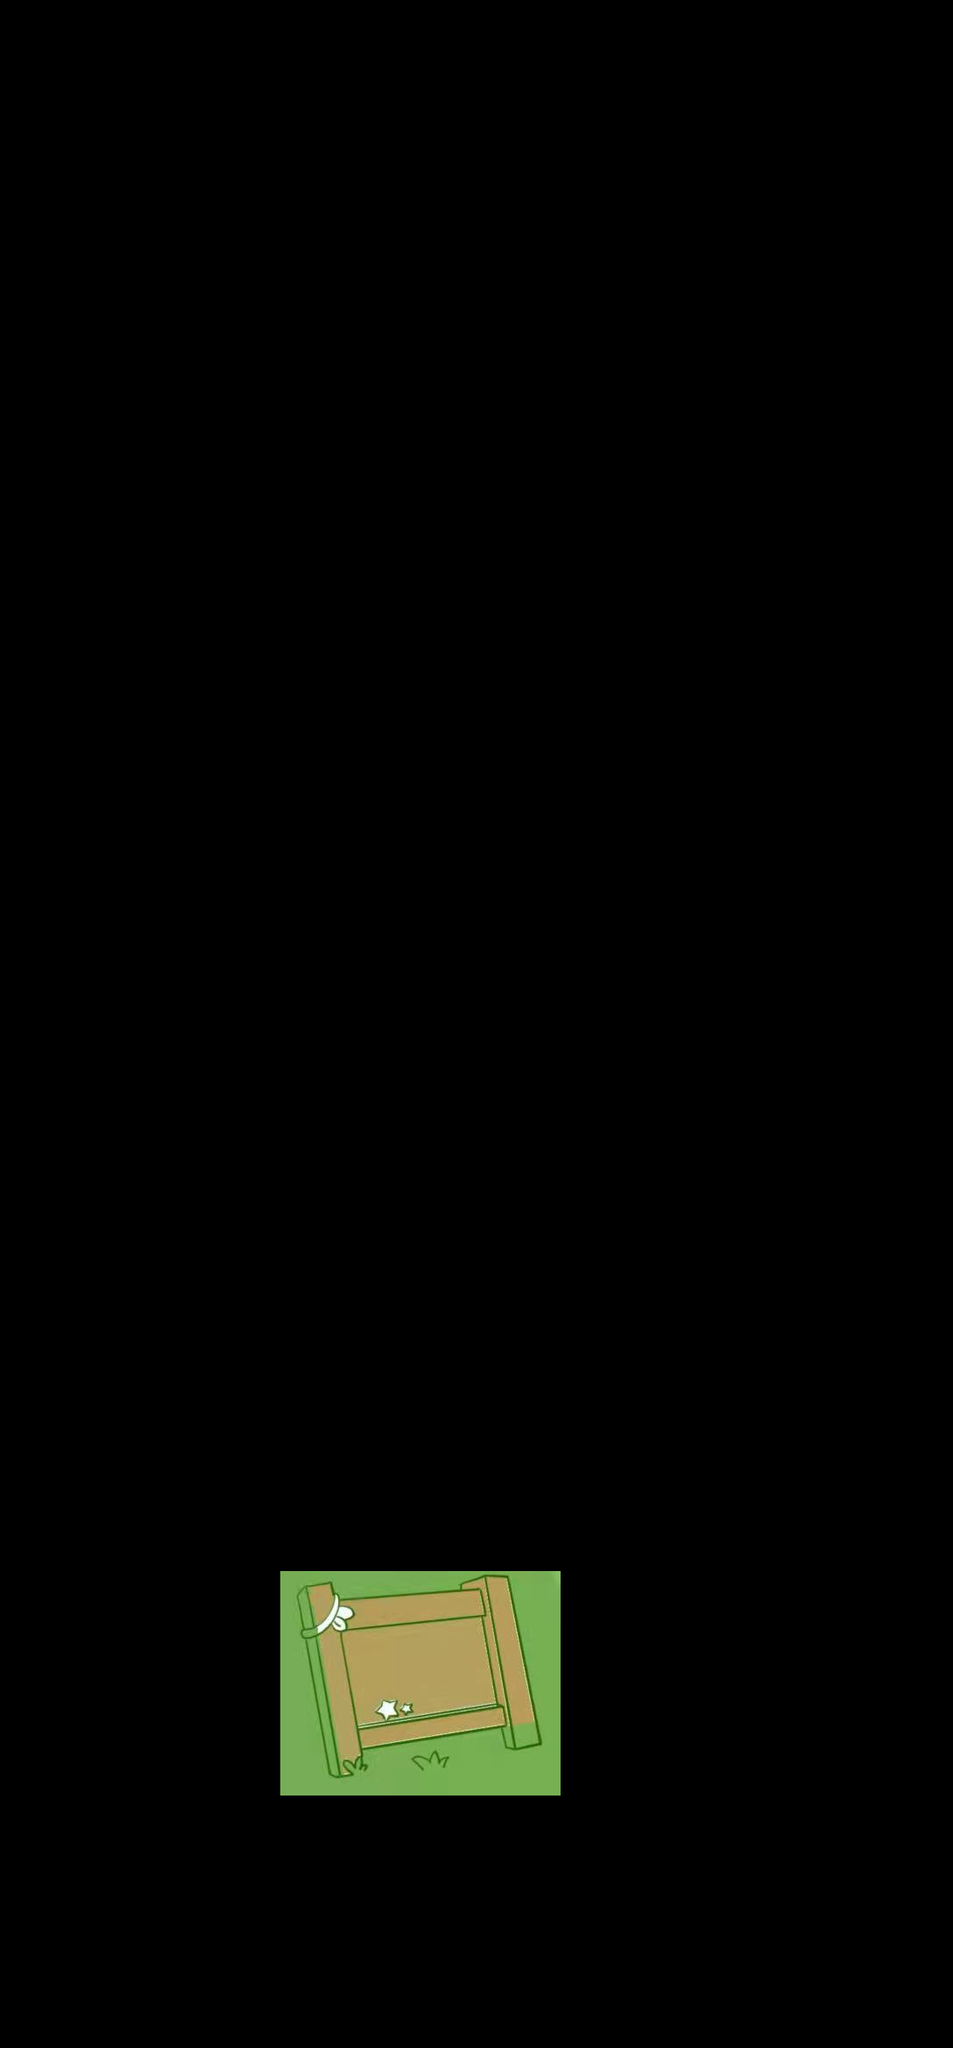

A 2D game scene composited from a Tiled map and its tileset images. What follows is a short description and the map's XML, with every tile layer's data as written:
An orthogonal 34x73 tile map with 32x32 px tiles, 1 tile layer (Tile Layer 1).

<map version="1.5" tiledversion="1.7.2" orientation="orthogonal" renderorder="left-down" width="34" height="73" tilewidth="32" tileheight="32" infinite="0" nextlayerid="3" nextobjectid="1"><tileset firstgid="1" name="myset" tilewidth="32" tileheight="32" tilecount="2409" columns="33"><image source="../map.jpeg" trans="ff00ff" width="1080" height="2340" /></tileset><layer id="1" name="Tile Layer 1" width="34" height="73"><data encoding="csv">0,0,0,0,0,0,0,0,0,0,0,0,0,0,0,0,0,0,0,0,0,0,0,0,0,0,0,0,0,0,0,0,0,0,0,0,0,0,0,0,0,0,0,0,0,0,0,0,0,0,0,0,0,0,0,0,0,0,0,0,0,0,0,0,0,0,0,0,0,0,0,0,0,0,0,0,0,0,0,0,0,0,0,0,0,0,0,0,0,0,0,0,0,0,0,0,0,0,0,0,0,0,0,0,0,0,0,0,0,0,0,0,0,0,0,0,0,0,0,0,0,0,0,0,0,0,0,0,0,0,0,0,0,0,0,0,0,0,0,0,0,0,0,0,0,0,0,0,0,0,0,0,0,0,0,0,0,0,0,0,0,0,0,0,0,0,0,0,0,0,0,0,0,0,0,0,0,0,0,0,0,0,0,0,0,0,0,0,0,0,0,0,0,0,0,0,0,0,0,0,0,0,0,0,0,0,0,0,0,0,0,0,0,0,0,0,0,0,0,0,0,0,0,0,0,0,0,0,0,0,0,0,0,0,0,0,0,0,0,0,0,0,0,0,0,0,0,0,0,0,0,0,0,0,0,0,0,0,0,0,0,0,0,0,0,0,0,0,0,0,0,0,0,0,0,0,0,0,0,0,0,0,0,0,0,0,0,0,0,0,0,0,0,0,0,0,0,0,0,0,0,0,0,0,0,0,0,0,0,0,0,0,0,0,0,0,0,0,0,0,0,0,0,0,0,0,0,0,0,0,0,0,0,0,0,0,0,0,0,0,0,0,0,0,0,0,0,0,0,0,0,0,0,0,0,0,0,0,0,0,0,0,0,0,0,0,0,0,0,0,0,0,0,0,0,0,0,0,0,0,0,0,0,0,0,0,0,0,0,0,0,0,0,0,0,0,0,0,0,0,0,0,0,0,0,0,0,0,0,0,0,0,0,0,0,0,0,0,0,0,0,0,0,0,0,0,0,0,0,0,0,0,0,0,0,0,0,0,0,0,0,0,0,0,0,0,0,0,0,0,0,0,0,0,0,0,0,0,0,0,0,0,0,0,0,0,0,0,0,0,0,0,0,0,0,0,0,0,0,0,0,0,0,0,0,0,0,0,0,0,0,0,0,0,0,0,0,0,0,0,0,0,0,0,0,0,0,0,0,0,0,0,0,0,0,0,0,0,0,0,0,0,0,0,0,0,0,0,0,0,0,0,0,0,0,0,0,0,0,0,0,0,0,0,0,0,0,0,0,0,0,0,0,0,0,0,0,0,0,0,0,0,0,0,0,0,0,0,0,0,0,0,0,0,0,0,0,0,0,0,0,0,0,0,0,0,0,0,0,0,0,0,0,0,0,0,0,0,0,0,0,0,0,0,0,0,0,0,0,0,0,0,0,0,0,0,0,0,0,0,0,0,0,0,0,0,0,0,0,0,0,0,0,0,0,0,0,0,0,0,0,0,0,0,0,0,0,0,0,0,0,0,0,0,0,0,0,0,0,0,0,0,0,0,0,0,0,0,0,0,0,0,0,0,0,0,0,0,0,0,0,0,0,0,0,0,0,0,0,0,0,0,0,0,0,0,0,0,0,0,0,0,0,0,0,0,0,0,0,0,0,0,0,0,0,0,0,0,0,0,0,0,0,0,0,0,0,0,0,0,0,0,0,0,0,0,0,0,0,0,0,0,0,0,0,0,0,0,0,0,0,0,0,0,0,0,0,0,0,0,0,0,0,0,0,0,0,0,0,0,0,0,0,0,0,0,0,0,0,0,0,0,0,0,0,0,0,0,0,0,0,0,0,0,0,0,0,0,0,0,0,0,0,0,0,0,0,0,0,0,0,0,0,0,0,0,0,0,0,0,0,0,0,0,0,0,0,0,0,0,0,0,0,0,0,0,0,0,0,0,0,0,0,0,0,0,0,0,0,0,0,0,0,0,0,0,0,0,0,0,0,0,0,0,0,0,0,0,0,0,0,0,0,0,0,0,0,0,0,0,0,0,0,0,0,0,0,0,0,0,0,0,0,0,0,0,0,0,0,0,0,0,0,0,0,0,0,0,0,0,0,0,0,0,0,0,0,0,0,0,0,0,0,0,0,0,0,0,0,0,0,0,0,0,0,0,0,0,0,0,0,0,0,0,0,0,0,0,0,0,0,0,0,0,0,0,0,0,0,0,0,0,0,0,0,0,0,0,0,0,0,0,0,0,0,0,0,0,0,0,0,0,0,0,0,0,0,0,0,0,0,0,0,0,0,0,0,0,0,0,0,0,0,0,0,0,0,0,0,0,0,0,0,0,0,0,0,0,0,0,0,0,0,0,0,0,0,0,0,0,0,0,0,0,0,0,0,0,0,0,0,0,0,0,0,0,0,0,0,0,0,0,0,0,0,0,0,0,0,0,0,0,0,0,0,0,0,0,0,0,0,0,0,0,0,0,0,0,0,0,0,0,0,0,0,0,0,0,0,0,0,0,0,0,0,0,0,0,0,0,0,0,0,0,0,0,0,0,0,0,0,0,0,0,0,0,0,0,0,0,0,0,0,0,0,0,0,0,0,0,0,0,0,0,0,0,0,0,0,0,0,0,0,0,0,0,0,0,0,0,0,0,0,0,0,0,0,0,0,0,0,0,0,0,0,0,0,0,0,0,0,0,0,0,0,0,0,0,0,0,0,0,0,0,0,0,0,0,0,0,0,0,0,0,0,0,0,0,0,0,0,0,0,0,0,0,0,0,0,0,0,0,0,0,0,0,0,0,0,0,0,0,0,0,0,0,0,0,0,0,0,0,0,0,0,0,0,0,0,0,0,0,0,0,0,0,0,0,0,0,0,0,0,0,0,0,0,0,0,0,0,0,0,0,0,0,0,0,0,0,0,0,0,0,0,0,0,0,0,0,0,0,0,0,0,0,0,0,0,0,0,0,0,0,0,0,0,0,0,0,0,0,0,0,0,0,0,0,0,0,0,0,0,0,0,0,0,0,0,0,0,0,0,0,0,0,0,0,0,0,0,0,0,0,0,0,0,0,0,0,0,0,0,0,0,0,0,0,0,0,0,0,0,0,0,0,0,0,0,0,0,0,0,0,0,0,0,0,0,0,0,0,0,0,0,0,0,0,0,0,0,0,0,0,0,0,0,0,0,0,0,0,0,0,0,0,0,0,0,0,0,0,0,0,0,0,0,0,0,0,0,0,0,0,0,0,0,0,0,0,0,0,0,0,0,0,0,0,0,0,0,0,0,0,0,0,0,0,0,0,0,0,0,0,0,0,0,0,0,0,0,0,0,0,0,0,0,0,0,0,0,0,0,0,0,0,0,0,0,0,0,0,0,0,0,0,0,0,0,0,0,0,0,0,0,0,0,0,0,0,0,0,0,0,0,0,0,0,0,0,0,0,0,0,0,0,0,0,0,0,0,0,0,0,0,0,0,0,0,0,0,0,0,0,0,0,0,0,0,0,0,0,0,0,0,0,0,0,0,0,0,0,0,0,0,0,0,0,0,0,0,0,0,0,0,0,0,0,0,0,0,0,0,0,0,0,0,0,0,0,0,0,0,0,0,0,0,0,0,0,0,0,0,0,0,0,0,0,0,0,0,0,0,0,0,0,0,0,0,0,0,0,0,0,0,0,0,0,0,0,0,0,0,0,0,0,0,0,0,0,0,0,0,0,0,0,0,0,0,0,0,0,0,0,0,0,0,0,0,0,0,0,0,0,0,0,0,0,0,0,0,0,0,0,0,0,0,0,0,0,0,0,0,0,0,0,0,0,0,0,0,0,0,0,0,0,0,0,0,0,0,0,0,0,0,0,0,0,0,0,0,0,0,0,0,0,0,0,0,0,0,0,0,0,0,0,0,0,0,0,0,0,0,0,0,0,0,0,0,0,0,0,0,0,0,0,0,0,0,0,0,0,0,0,0,0,0,0,0,0,0,0,0,0,0,0,0,0,0,0,0,0,0,0,0,0,0,0,0,0,0,0,0,0,0,0,0,0,0,0,0,0,0,0,0,0,0,0,0,0,0,0,0,0,0,0,0,0,0,0,0,0,0,0,0,0,0,0,0,0,0,0,0,0,0,0,0,0,0,0,0,0,0,0,0,0,0,0,0,0,0,0,0,0,0,0,0,0,0,0,0,0,0,0,0,0,0,0,0,0,0,0,0,0,0,0,0,0,0,0,0,0,0,0,0,0,0,0,0,0,0,0,0,0,0,0,0,0,0,0,0,0,0,0,0,0,0,0,0,0,0,0,0,0,0,0,0,0,0,0,0,0,0,0,0,0,0,0,0,0,0,0,0,0,0,0,0,0,0,0,0,0,0,0,1858,1859,1860,1861,1862,1863,1864,1865,1866,1867,0,0,0,0,0,0,0,0,0,0,0,0,0,0,0,0,0,0,0,0,0,0,0,0,1891,1892,1893,1894,1895,1896,1897,1898,1899,1900,0,0,0,0,0,0,0,0,0,0,0,0,0,0,0,0,0,0,0,0,0,0,0,0,1924,1925,1926,1927,1928,1929,1930,1931,1932,1933,0,0,0,0,0,0,0,0,0,0,0,0,0,0,0,0,0,0,0,0,0,0,0,0,1957,1958,1959,1960,1961,1962,1963,1964,1965,1966,0,0,0,0,0,0,0,0,0,0,0,0,0,0,0,0,0,0,0,0,0,0,0,0,1990,1991,1992,1993,1994,1995,1996,1997,1998,1999,0,0,0,0,0,0,0,0,0,0,0,0,0,0,0,0,0,0,0,0,0,0,0,0,2023,2024,2025,2026,2027,2028,2029,2030,2031,2032,0,0,0,0,0,0,0,0,0,0,0,0,0,0,0,0,0,0,0,0,0,0,0,0,2056,2057,2058,2059,2060,2061,2062,2063,2064,2065,0,0,0,0,0,0,0,0,0,0,0,0,0,0,0,0,0,0,0,0,0,0,0,0,2089,2090,2091,2092,2093,2094,2095,2096,2097,2098,0,0,0,0,0,0,0,0,0,0,0,0,0,0,0,0,0,0,0,0,0,0,0,0,0,0,0,0,0,0,0,0,0,0,0,0,0,0,0,0,0,0,0,0,0,0,0,0,0,0,0,0,0,0,0,0,0,0,0,0,0,0,0,0,0,0,0,0,0,0,0,0,0,0,0,0,0,0,0,0,0,0,0,0,0,0,0,0,0,0,0,0,0,0,0,0,0,0,0,0,0,0,0,0,0,0,0,0,0,0,0,0,0,0,0,0,0,0,0,0,0,0,0,0,0,0,0,0,0,0,0,0,0,0,0,0,0,0,0,0,0,0,0,0,0,0,0,0,0,0,0,0,0,0,0,0,0,0,0,0,0,0,0,0,0,0,0,0,0,0,0,0,0,0,0,0,0,0,0,0,0,0,0,0,0,0,0,0,0,0,0,0,0,0,0,0,0,0,0,0,0,0,0,0,0,0,0,0,0,0,0,0,0,0,0,0,0,0,0,0,0,0,0,0,0,0,0,0,0,0,0,0,0,0,0,0,0,0,0,0,0,0,0,0,0,0,0,0,0,0,0,0,0,0,0,0,0,0,0,0,0,0,0,0,0,0,0,0,0,0,0,0,0,0,0,0,0,0,0,0,0,0,0,0,0,0,0,0,0,0,0,0,0,0,0,0,0,0,0,0,0,0,0,0,0,0,0,0,0,0,0,0,0,0,0,0,0,0,0,0</data></layer></map>
